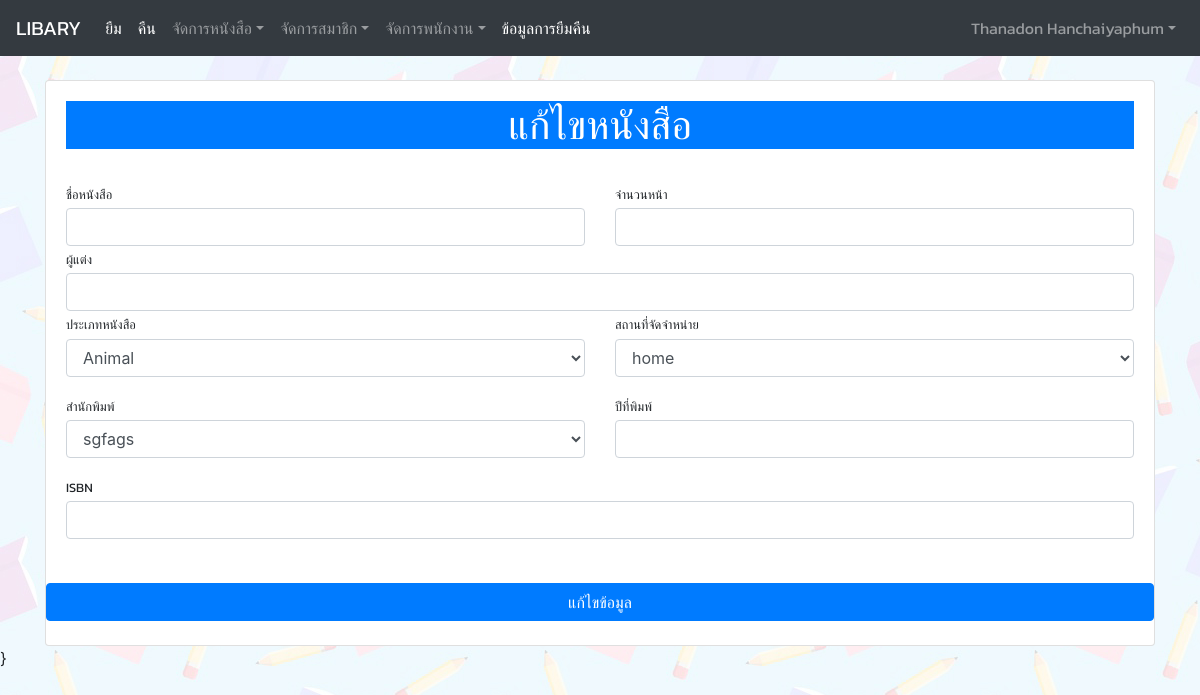
The app's page /admin/edit_book.php (signed in) with its own data.
### tables this page shows
CREATE TABLE `staff` (
  `id_staff` tinyint(3) UNSIGNED ZEROFILL NOT NULL,
  `name_staff` varchar(60) NOT NULL,
  `lname_staff` varchar(40) NOT NULL,
  `id_stype` tinyint(2) NOT NULL,
  `username` varchar(50) NOT NULL,
  `password` int(11) NOT NULL
);

CREATE TABLE `btype` (
  `id_btype` tinyint(2) UNSIGNED ZEROFILL NOT NULL,
  `btype` varchar(60) NOT NULL
);

CREATE TABLE `distribution` (
  `id_distribution` tinyint(2) UNSIGNED ZEROFILL NOT NULL,
  `distribution` varchar(60) NOT NULL
);

CREATE TABLE `publisher` (
  `id_publisher` tinyint(3) UNSIGNED ZEROFILL NOT NULL,
  `publisher` varchar(60) NOT NULL
);

### admin/edit_book.php (the view, shortened to what this page needs)
<?php
include('../condb.php');
$id_book = $_GET['id_book'];
$book ="SELECT * FROM book WHERE id_book='$id_book'" or die("Error:" . mysqli_error());
$boo = mysqli_query($con, $book);
$bk = mysqli_fetch_array($boo);
$btypp=$bk["id_btype"];
$diss=$bk["id_distribution"];
$puu=$bk["id_publisher"];
$btype2  ="SELECT * FROM btype WHERE id_btype='$btypp'" or die("Error:" . mysqli_error());
$bty2 = mysqli_query($con, $btype2);
$btt = mysqli_fetch_array($bty2);
$distribution2  ="SELECT * FROM distribution WHERE id_distribution='$diss'" or die("Error:" . mysqli_error());
$dis2 = mysqli_query($con, $distribution2);
$di2 = mysqli_fetch_array($dis2);
$publisher2  ="SELECT * FROM publisher WHERE id_publisher='$puu'" or die("Error:" . mysqli_error());
$pubb2 = mysqli_query($con, $publisher2);
$pu2 = mysqli_fetch_array($pubb2);
?>
<!doctype html>
<html lang="en">
  <head>
    <link rel="stylesheet" href="https://cdn.jsdelivr.net/npm/bootstrap@4.5.3/dist/css/bootstrap.min.css">
    <link rel="stylesheet" href="../stly.css">
    <link href="https://cdn.datatables.net/1.10.22/css/jquery.dataTables.min.css" rel="stylesheet">
  </head>
  <body>
   <?php include 'admin_nav.php'?>
   <br>
   <div class="container">
     <div class="card">
        <div class="card-body">
        <h1 class="text-center bg-primary text-white">แก้ไขหนังสือ</h1>
    <form action="../check/update_book.php" method="post" name="form1" id="form1">
      <br>
  <div class="row">
    <div class="col">
    <label class="small mb-1" for="inputPassword">ชื่อหนังสือ</label>
    <input class="form-control" id="name_book" name="name_book"  type="text" value="<?php echo $bk["name_book"]?>" required />
    </div>
    <div class="col">
    <label class="small mb-1" for="inputPassword">จำนวนหน้า</label>
    <input class="form-control" id="page" name="page"  type="number" value="<?php echo $bk["page"]?>" />
    </div>
  </div>
  <div class="row">
    <div class="col">
    <label class="small mb-1" for="inputPassword">ผู้แต่ง</label>
       <input class="form-control" id="author" name="author"  type="text"  value="<?php echo $bk["author"]?>" />
    </div>
  </div>
  <div class="row">
    <div class="col">
    <div class="form-group">
    					<label class="small mb-1"  for="exampleInputEmail1">ประเภทหนังสือ</label>
    					<select class="form-control select2" name="id_btype" >
    					  <option value="<?php echo $bk["id_btype"]?>"><?php echo $btt["btype"]?></option>
						</select>
  					</div>
    </div>
    <div class="col">
    <label class="small mb-1"  for="exampleInputEmail1">สถานที่จัดจำหน่าย</label>
    					<select class="form-control select2" name="id_distribution">
                        <option value="<?php echo $bk["id_distribution"]?>"><?php echo $di2["distribution"]?></option>
						</select>
  					</div>
    </div>
    <div class="row">
    <div class="col">
    <div class="form-group">
    					<label class="small mb-1"  for="exampleInputEmail1">สำนักพิมพ์</label>
    					<select class="form-control select2" name="id_publisher">
                        <option value="<?php echo $bk["id_publisher"]?>"><?php echo $pu2["publisher"]?></option>
						</select>
  					</div>
    </div>
    <div class="col">
    <label class="small mb-1" for="inputPassword">ปีที่พิมพ์</label>
       <input class="form-control" id="year" name="year" value="<?php echo $bk["year"]?>" type="text"  required />
    </div>
  					</div>
                      <div class="row">
    <div class="col">
    <label class="small mb-1" for="inputPassword">ISBN</label>
       <input class="form-control" id="isbn" name="isbn"  type="tel" pattern="[0-9]+" minlength="13" maxlength="13"value="<?php echo $bk["isbn"]?>" />
    </div>
  </div>
  </div>
  <br>
  <button type="submit" class="btn btn-primary btn-block">แก้ไขข้อมูล</button>
<br>
    </div>
</div>
}
</body>
</html>

### admin/admin_nav.php (shortened to what this page needs)
<?php
include('../condb.php');
$id_staff = $_SESSION['id_staff'];
$query ="SELECT * FROM staff WHERE id_staff='$id_staff'" or die("Error:" . mysqli_error());
$result = mysqli_query($con, $query);
$row = mysqli_fetch_array($result);
?>
<nav class="sb-topnav navbar navbar-expand navbar-dark bg-dark ">
            <a class="navbar-brand" href="../admin/admin_page.php">LIBARY</a>
    <div class="collapse navbar-collapse" id="navbarSupportedContent">
    <ul class="navbar-nav mr-auto">
      <li class="nav-item active">
        <a class="nav-link" href="../admin/borrow.php">ยืม <span class="sr-only">(current)</span></a>
      </li>
      <li class="nav-item active">
        <a class="nav-link" href="../admin/return.php">คืน <span class="sr-only">(current)</span></a>
      </li>
      <li class="nav-item dropdown">
    <a class="nav-link dropdown-toggle" data-toggle="dropdown" href="#" role="button" aria-haspopup="true" aria-expanded="false">จัดการหนังสือ</a>
      </li>
      <li class="nav-item dropdown">
    <a class="nav-link dropdown-toggle" data-toggle="dropdown" href="#" role="button" aria-haspopup="true" aria-expanded="false">จัดการสมาชิก</a>
      </li>
      <li class="nav-item dropdown">
    <a class="nav-link dropdown-toggle" data-toggle="dropdown" href="#" role="button" aria-haspopup="true" aria-expanded="false">จัดการพนักงาน</a>
      </li>
      <li class="nav-item active">
        <a class="nav-link" href="../admin/report.php">ข้อมูลการยืมคืน <span class="sr-only">(current)</span></a>
      </li>
        </div>
            <ul class="navbar-nav ml-auto ml-md-0">
                <li class="nav-item dropdown">
                    <a class="nav-link dropdown-toggle" id="userDropdown" href="#" role="button" data-toggle="dropdown" aria-haspopup="true" aria-expanded="false"> <?php echo $row["name_staff"],"   ", $row["lname_staff"];?></a>
                </li>
            </ul>
        </nav>

### stly.css (style rules this page uses)
a,h5,h2,h3,h4,p,h1,li,ul,label { font-family: 'Kanit', sans-serif; }
body { background-image: url('img/bg.jpg'); }

### records on screen
staff: name_staff "Thanadon", lname_staff "Hanchaiyaphum"
btype: id_btype "Animal"
distribution: id_distribution "home"
publisher: id_publisher "sgfags"
